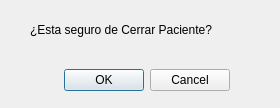
<?xml version="1.0" encoding="UTF-8"?>
<ui version="4.0">
 <class>DialogCPac</class>
 <widget class="QDialog" name="DialogCPac">
  <property name="windowModality">
   <enum>Qt::ApplicationModal</enum>
  </property>
  <property name="geometry">
   <rect>
    <x>0</x>
    <y>0</y>
    <width>280</width>
    <height>108</height>
   </rect>
  </property>
  <property name="focusPolicy">
   <enum>Qt::WheelFocus</enum>
  </property>
  <property name="windowTitle">
   <string>Cerrar Paciente</string>
  </property>
  <widget class="QDialogButtonBox" name="buttonBox">
   <property name="geometry">
    <rect>
     <x>50</x>
     <y>60</y>
     <width>180</width>
     <height>41</height>
    </rect>
   </property>
   <property name="orientation">
    <enum>Qt::Horizontal</enum>
   </property>
   <property name="standardButtons">
    <set>QDialogButtonBox::Cancel|QDialogButtonBox::Ok</set>
   </property>
  </widget>
  <widget class="QLabel" name="label">
   <property name="geometry">
    <rect>
     <x>30</x>
     <y>20</y>
     <width>220</width>
     <height>20</height>
    </rect>
   </property>
   <property name="text">
    <string>¿Esta seguro de Cerrar Paciente?</string>
   </property>
  </widget>
 </widget>
 <resources/>
 <connections>
  <connection>
   <sender>buttonBox</sender>
   <signal>accepted()</signal>
   <receiver>DialogCPac</receiver>
   <slot>accept()</slot>
   <hints>
    <hint type="sourcelabel">
     <x>248</x>
     <y>254</y>
    </hint>
    <hint type="destinationlabel">
     <x>157</x>
     <y>274</y>
    </hint>
   </hints>
  </connection>
  <connection>
   <sender>buttonBox</sender>
   <signal>rejected()</signal>
   <receiver>DialogCPac</receiver>
   <slot>reject()</slot>
   <hints>
    <hint type="sourcelabel">
     <x>316</x>
     <y>260</y>
    </hint>
    <hint type="destinationlabel">
     <x>286</x>
     <y>274</y>
    </hint>
   </hints>
  </connection>
 </connections>
</ui>
